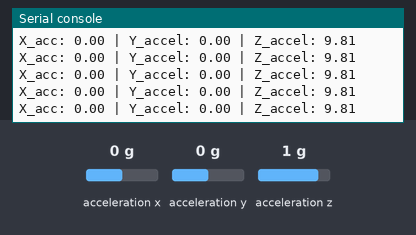
Recording of a program running on a simulated CircuitPython board. On the bench: the last lines printed to the serial console. The test bench sets the inputs (shaded band); at power-on: acceleration x 0 g, acceleration y 0 g, acceleration z 1 g.

Above: at 1.2 s.
1.3 s: acceleration x set to -1.4 g
At 1.56 s:
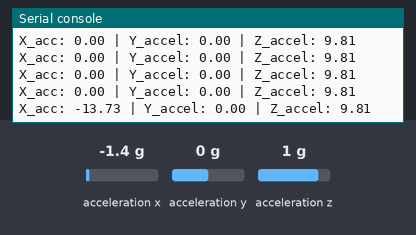
2.8 s: acceleration y set to -1.4 g
At 2.97 s:
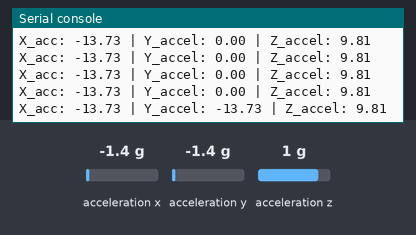
4.3 s: acceleration z set to -1.4 g
At 4.37 s:
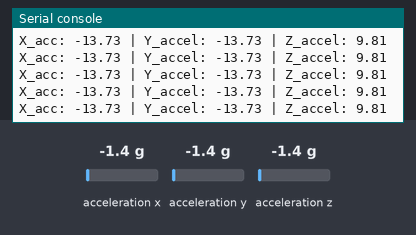

Measured:
- after the input at 1.3 s, the serial console: prints a new line after 0.11 s (image 1)
- after the input at 2.8 s, the serial console: prints a new line at once (image 2)

The program:

accel_test.py
```python
import time
import board
import busio
import adafruit_mpu6050

# Open the physical hardware bridge (SCL first, SDA second)
i2c = busio.I2C(board.D5, board.D4)
mpu = adafruit_mpu6050.MPU6050(i2c)

print("--- MPU-6050 SENSOR ONLINE ---")

while True:
    accel_x, accel_y, accel_z = mpu.acceleration
    print(f"X_acc: {accel_x:.2f} | Y_accel: {accel_y:.2f} | Z_accel: {accel_z:.2f}")

    time.sleep(0.2)
```
